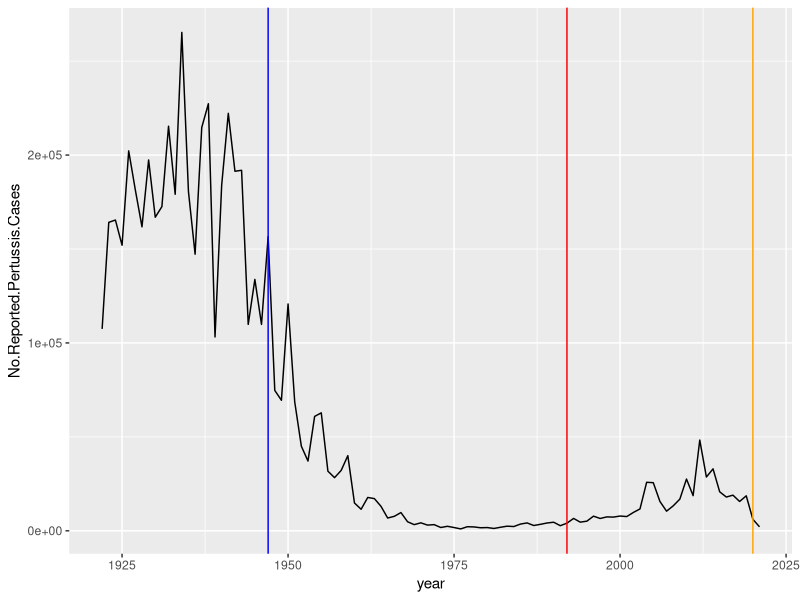

Recreate this plot in R. (Note: this script raises an error after producing the figure.)
## ---- chunk 1
cdc <- data.frame(
                                 year = c(1922L,1923L,1924L,1925L,
                                          1926L,1927L,1928L,1929L,1930L,1931L,
                                          1932L,1933L,1934L,1935L,1936L,
                                          1937L,1938L,1939L,1940L,1941L,1942L,
                                          1943L,1944L,1945L,1946L,1947L,
                                          1948L,1949L,1950L,1951L,1952L,
                                          1953L,1954L,1955L,1956L,1957L,1958L,
                                          1959L,1960L,1961L,1962L,1963L,
                                          1964L,1965L,1966L,1967L,1968L,1969L,
                                          1970L,1971L,1972L,1973L,1974L,
                                          1975L,1976L,1977L,1978L,1979L,1980L,
                                          1981L,1982L,1983L,1984L,1985L,
                                          1986L,1987L,1988L,1989L,1990L,
                                          1991L,1992L,1993L,1994L,1995L,1996L,
                                          1997L,1998L,1999L,2000L,2001L,
                                          2002L,2003L,2004L,2005L,2006L,2007L,
                                          2008L,2009L,2010L,2011L,2012L,
                                          2013L,2014L,2015L,2016L,2017L,2018L,
                                          2019L,2020L,2021L),
         No.Reported.Pertussis.Cases = c(107473,164191,165418,152003,
                                          202210,181411,161799,197371,
                                          166914,172559,215343,179135,265269,
                                          180518,147237,214652,227319,103188,
                                          183866,222202,191383,191890,109873,
                                          133792,109860,156517,74715,69479,
                                          120718,68687,45030,37129,60886,
                                          62786,31732,28295,32148,40005,
                                          14809,11468,17749,17135,13005,6799,
                                          7717,9718,4810,3285,4249,3036,
                                          3287,1759,2402,1738,1010,2177,2063,
                                          1623,1730,1248,1895,2463,2276,
                                          3589,4195,2823,3450,4157,4570,
                                          2719,4083,6586,4617,5137,7796,6564,
                                          7405,7298,7867,7580,9771,11647,
                                          25827,25616,15632,10454,13278,
                                          16858,27550,18719,48277,28639,32971,
                                          20762,17972,18975,15609,18617,
                                          6124,2116)
       )

View(cdc)
## ---- chunk 2
head(cdc)
## ---- chunk 3
library(ggplot2)
## ---- chunk 4
ggplot(cdc) +
aes(year, No.Reported.Pertussis.Cases) +
  geom_line() +
  geom_vline(xintercept = 1947, col="blue") +
  geom_vline(xintercept = 1992, col="red") +
  geom_vline(xintercept = 2020, col="orange")
  
## ---- chunk 5
library(jsonlite)

subject <- read_json("http://cmi-pb.org/api/subject", 
                     simplifyVector = TRUE)
head(subject)
## ---- chunk 6
table(subject$infancy_vac)

## ---- chunk 7
table(subject$biological_sex)
## ---- chunk 8
table(subject$race, subject$biological_sex )
## ---- chunk 9
subject$year_of_birth
## ---- chunk 10

library(lubridate)
## ---- chunk 11
today()
## ---- chunk 12
today() - ymd("2002-01-01")
## ---- chunk 13
today() - mdy("5-15-2002")
## ---- chunk 14
int <- ymd(subject$date_of_boost) - ymd(subject$year_of_birth)
age_at_boost <- time_length(int, "year")
head(age_at_boost)
## ---- chunk 15
time_length(today() - mdy("5-15-2002"), "years")
## ---- chunk 16
subject$age <- time_length(today()-ymd(subject$year_of_birth), "years")
## ---- chunk 17
library(ggplot2)
ggplot(subject) +
aes(age) +
  facet_wrap(vars(infancy_vac), nrow=2) +
  geom_histogram()

## ---- chunk 18

specimen <- read_json("http://cmi-pb.org/api/specimen", simplifyVector=T)
head(specimen)
## ---- chunk 19
library(dplyr)

meta <- inner_join(subject, specimen)

head(meta)


## ---- chunk 20
ab_titer <- read_json("http://cmi-pb.org/api/v4/plasma_ab_titer", simplifyVector=TRUE)

head(ab_titer)
## ---- chunk 21
abdata <- inner_join(ab_titer, meta)
head(abdata)
## ---- chunk 22

table(abdata$isotype)
## ---- chunk 23
table(abdata$antigen)
## ---- chunk 24
ggplot(abdata) + 
  aes(MFI, antigen) +
geom_boxplot()
## ---- chunk 25
ggplot(abdata) +
aes(MFI, antigen, col=infancy_vac) +
geom_boxplot()
## ---- chunk 26
table(abdata$dataset)
## ---- chunk 27
abdata.21 <- filter(abdata, dataset == "2021_dataset")
table(abdata$dataset)
## ---- chunk 28
pt.21 <- filter(abdata.21, isotype == "IgG",  antigen == "PT")

## ---- chunk 29
ggplot(pt.21)+ 
    aes(x=planned_day_relative_to_boost,
        y=MFI_normalised,
        col=infancy_vac,
        group=subject_id) +
    geom_point() +
    geom_line() 
